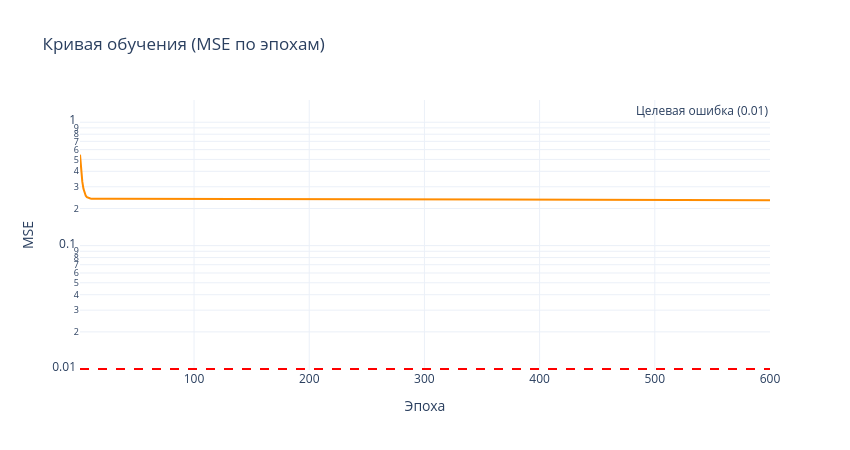

Notebook source saved alongside this figure:
### Code cell
# Кривая обучения
fig_loss = go.Figure()
fig_loss.add_trace(go.Scatter(
    x=list(range(1, len(loss_history) + 1)),
    y=loss_history,
    mode='lines', name='MSE',
    line=dict(color='darkorange', width=2)
))
fig_loss.add_hline(
    y=1e-2, line_dash='dash', line_color='red',
    annotation_text='Целевая ошибка (0.01)'
)
fig_loss.update_layout(
    title='Кривая обучения (MSE по эпохам)',
    xaxis_title='Эпоха', yaxis_title='MSE',
    yaxis_type='log',
    template='plotly_white', width=850, height=450
)
fig_loss.write_html('outputs/training_loss.html')
fig_loss.show()

### Figure 1 — Plotly figure (JSON) as saved in the notebook; plotly's stock layout.template omitted (floating-point values rounded to 4 significant figures; data arrays with more than 128 entries replaced by an {"elided": "..."} marker saying what was removed)
{"data": [{"line": {"color": "darkorange", "width": 2}, "mode": "lines", "name": "MSE", "type": "scatter", "x": {"elided": "600 int values"}, "y": {"elided": "600 float values"}}], "layout": {"annotations": [{"showarrow": false, "text": "Целевая ошибка (0.01)", "x": 1, "xanchor": "right", "xref": "x domain", "y": 0.01, "yanchor": "bottom", "yref": "y"}], "height": 450, "shapes": [{"line": {"color": "red", "dash": "dash"}, "type": "line", "x0": 0, "x1": 1, "xref": "x domain", "y0": 0.01, "y1": 0.01, "yref": "y"}], "title": {"text": "Кривая обучения (MSE по эпохам)"}, "width": 850, "xaxis": {"title": {"text": "Эпоха"}}, "yaxis": {"title": {"text": "MSE"}, "type": "log"}}}
